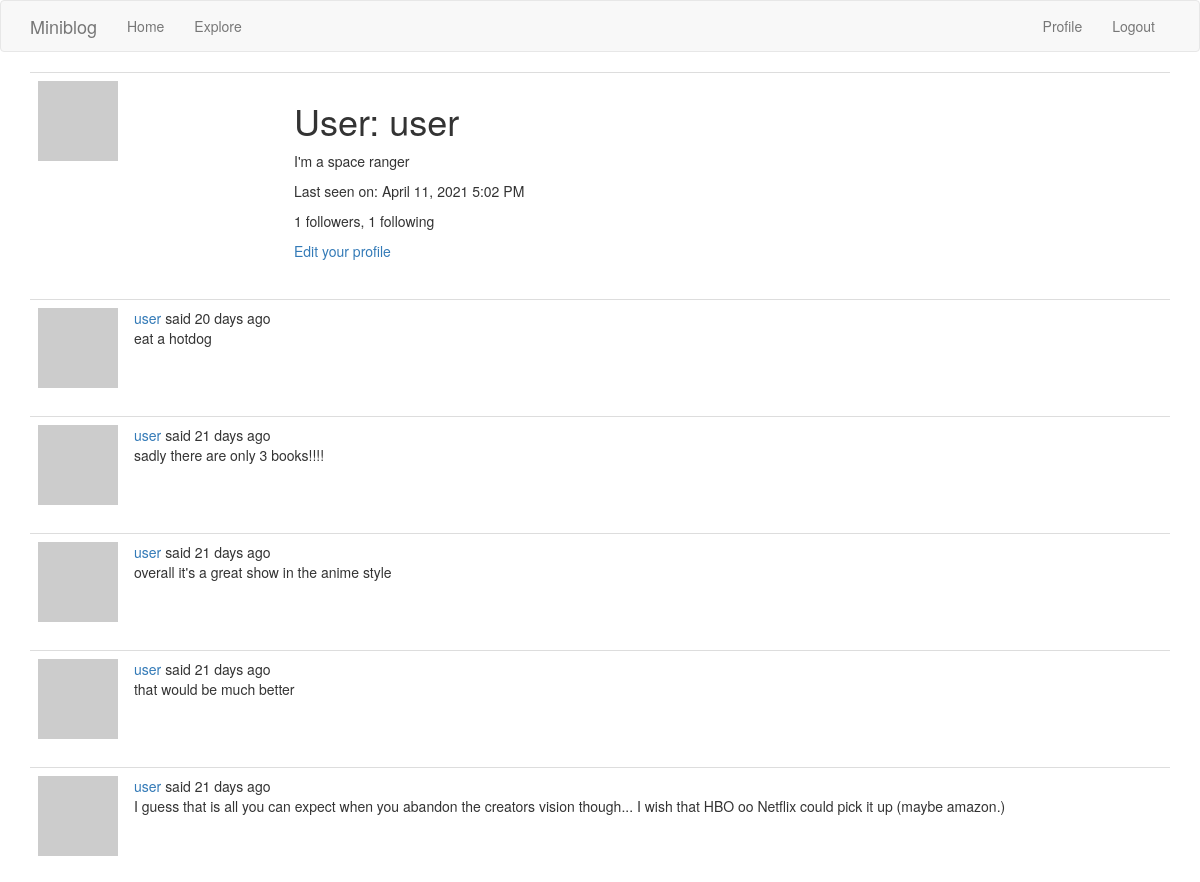
Before: /user/user (signed in, upper part) with the older database file.
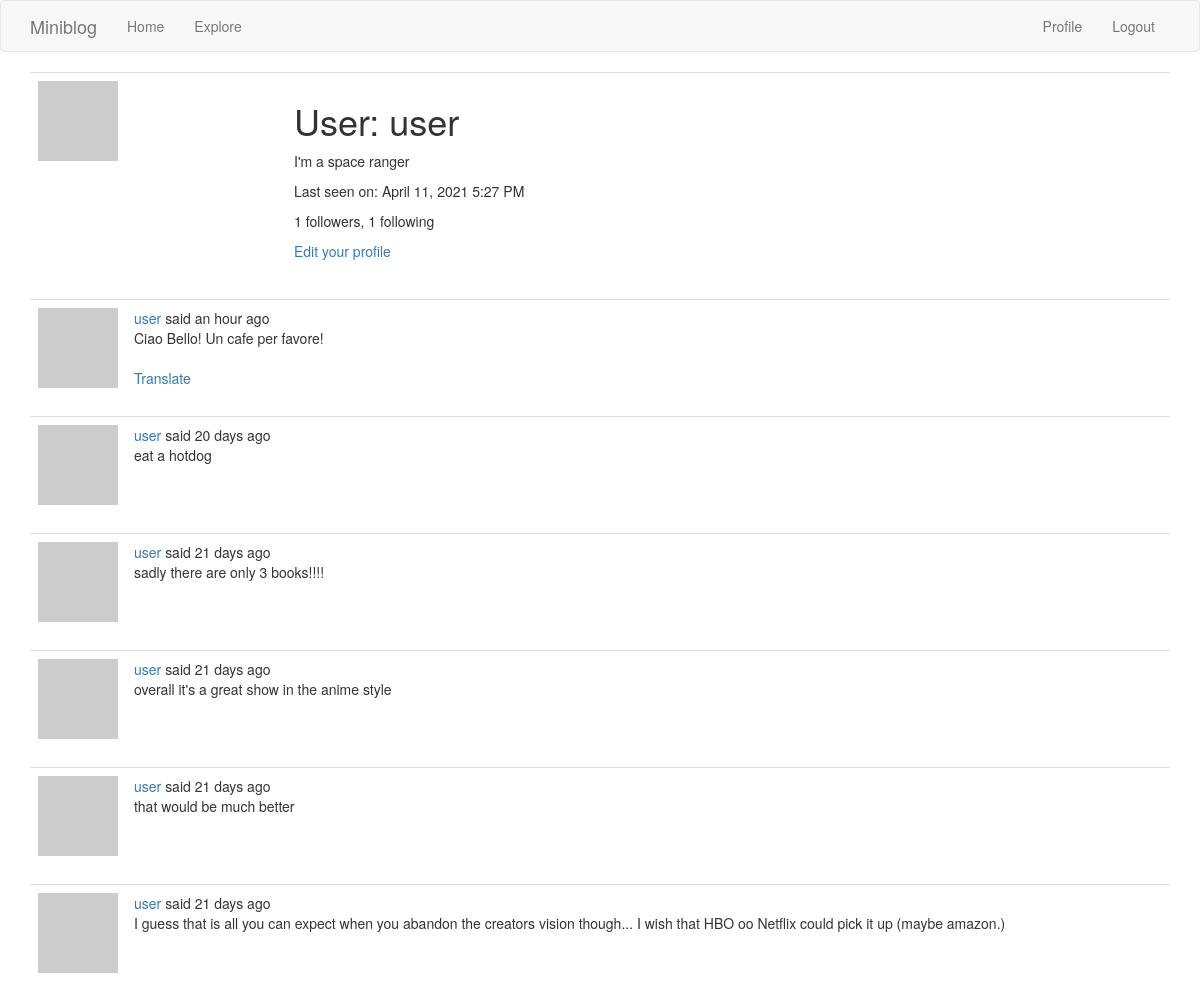
After: the same page with the newer database file.
### app/models.py (models this page shows, shortened)
class User(UserMixin, db.Model):  # Define the User Class and the UserMixin
    id = db.Column(db.Integer, primary_key=True)
    username = db.Column(db.String(64), index=True, unique=True)
    email = db.Column(db.String(120), index=True, unique=True)
    password_hash = db.Column(db.String(128))
    posts = db.relationship('Post', backref='author', lazy='dynamic')
    about_me = db.Column(db.String(240))
    last_seen = db.Column(db.DateTime, default=datetime.utcnow)
    followed = db.relationship(
        'User', secondary=followers,
        primaryjoin=(followers.c.follower_id == id),
        secondaryjoin=(followers.c.followed_id == id),
        backref=db.backref('followers', lazy='dynamic'), lazy='dynamic')
    def avatar(self, size):
        digest = md5(self.email.lower().encode('utf-8')).hexdigest()
        return 'hxxps://www.gravatar.com/avatar/{}?d=identicon&s={}'.format(
            digest, size
        )

class Post(db.Model):  # Define the Post Class and link to the User Class
    id = db.Column(db.Integer, primary_key=True)
    body = db.Column(db.String(240))
    timestamp = db.Column(db.DateTime, index=True, default=datetime.utcnow)
    user_id = db.Column(db.Integer, db.ForeignKey('user.id'))
    language = db.Column(db.String(5))

### app/routes.py (the view)
@app.route('/user/<username>')
@login_required
def user(username):
    user = User.query.filter_by(username=username).first_or_404()
    page = request.args.get('page', 1, type=int)
    posts = user.posts.order_by(Post.timestamp.desc()).paginate(
        page, app.config['POSTS_PER_PAGE'], False)
    next_url = url_for('user', username=user.username, page=posts.next_num) \
        if posts.has_next else None
    prev_url = url_for('user', username=user.username, page=posts.prev_num) \
        if posts.has_prev else None
    form = EmptyForm()
    return render_template('user.html', user=user, posts=posts.items,
                           next_url=next_url, prev_url=prev_url, form=form)

### app/models.py (called while the page is built)
@login.user_loader
def load_user(id):
    return User.query.get(int(id))

### app/routes.py (called while the page is built)
@app.before_request
def before_request():
    if current_user.is_authenticated:
        current_user.last_seen = datetime.utcnow()
        db.session.commit()
    g.locale = str(get_locale())

### app/templates/user.html (shortened to what this page needs)
{% extends "base.html" %}
{% block app_content %}
    <table class="table table-hover">
        <tr>
            <td width="256px"><img src="{{ user.avatar(256) }}"></td>
            <td>
                <h1>{{ _('User') }}: {{ user.username }}</h1>
                {% if user.about_me %}<p>{{ user.about_me }}</p>{% endif %}
                {% if user.last_seen %}
                    <p>{{ _('Last seen on') }}: {{ moment(user.last_seen).format('LLL') }}</p>
                {% endif %}
                <p>{{ _('%(count)d followers', count=user.followers.count()) }}, {{ _('%(count)d following', count=user.followed.count()) }}</p>
                {% if user == current_user %}
                <p><a href="{{ url_for('edit_profile') }}">{{ _('Edit your profile') }}</a></p>
                {% endif %}
            </td>
        </tr>
    </table>
    {% for post in posts %}
        {% include '_post.html' %}
    {% endfor %}
{% endblock %}

### app/templates/_post.html (shortened to what this page needs)
<table class="table table-hover">
    <tr>
        <td width="70px">
            <a href="{{ url_for('user', username=post.author.username) }}">
                <img src="{{ post.author.avatar(70) }}" />
            </a>
        </td>
        <td>
                {{ _('%(username)s said %(when)s',
                    username=user_link, when=moment(post.timestamp).fromNow()) }}
                    <br>
                    <span id="post{{ post.id }}">{{ post.body }}</span>
                    {% if post.language and post.language != g.locale %}
                    <br><br>
                    <span id="translation{{ post.id }}">
                        <a href="javascript:translate(
                                    '#post{{ post.id }}',
                                    '#translation{{ post.id }}',
                                    '{{ post.language }}',
                                    '{{ g.locale }}');">{{ _('Translate') }}</a>
                    </span>
                    {% endif %}
        </td>
    </tr>
</table>

Changed rows visible on the page:
changed User "User": last_seen "April 11, 2021 5:02 PM" → "April 11, 2021 5:27 PM"
added Post: body "Ciao Bello! Un cafe per favore!"
